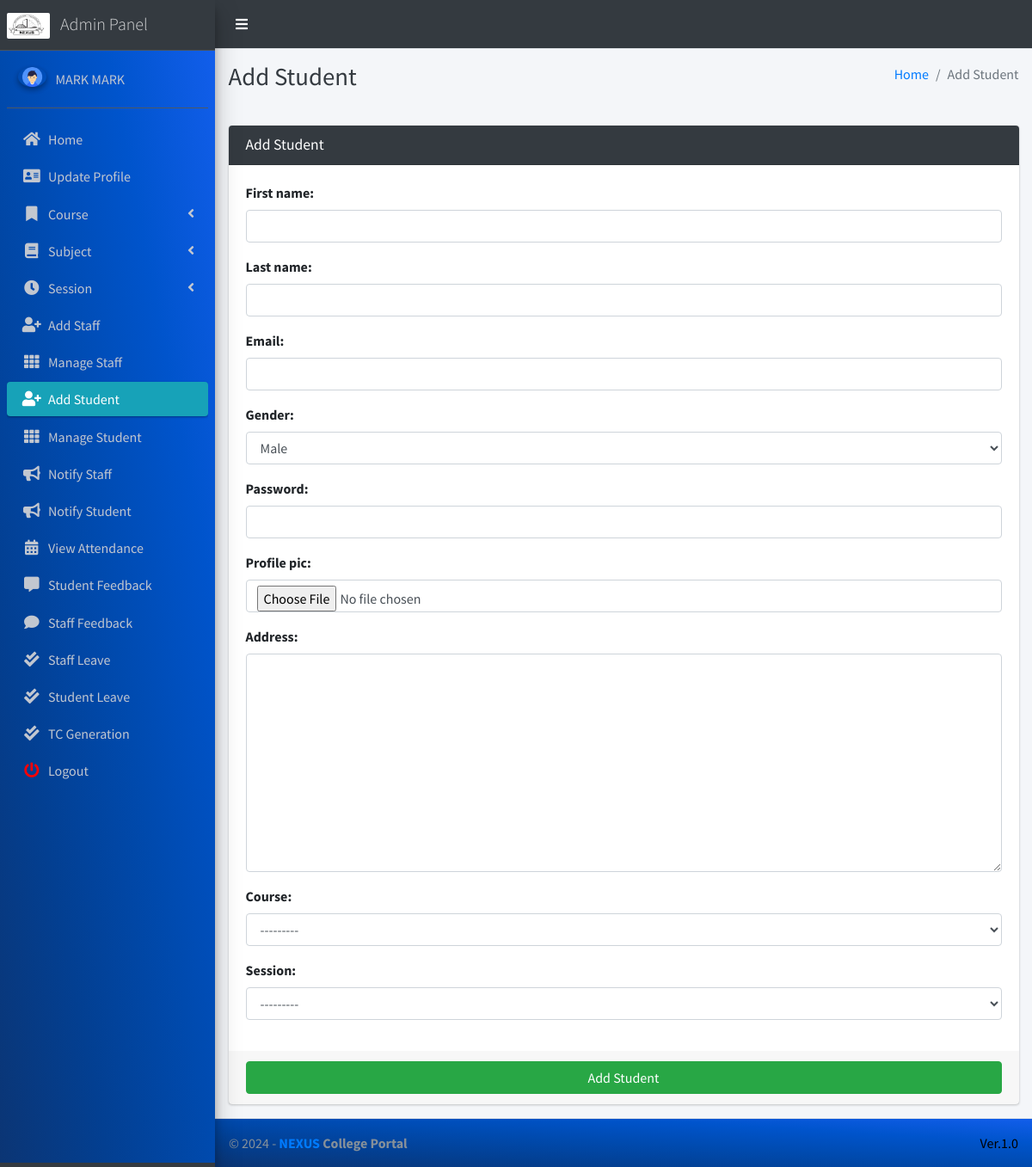
The app's page /student/add/ (signed in) with its own data.
### main_app/models.py (models this page shows)
class CustomUser(AbstractUser):
    USER_TYPE = ((1, "HOD"), (2, "Staff"), (3, "Student"))
    GENDER = [("M", "Male"), ("F", "Female")]
    username = None  # Removed username, using email instead
    email = models.EmailField(unique=True)
    user_type = models.CharField(default=1, choices=USER_TYPE, max_length=1)
    gender = models.CharField(max_length=1, choices=GENDER)
    profile_pic = models.ImageField()
    address = models.TextField()
    fcm_token = models.TextField(default="")  # For firebase notifications
    created_at = models.DateTimeField(auto_now_add=True)
    updated_at = models.DateTimeField(auto_now=True)
    USERNAME_FIELD = "email"
    REQUIRED_FIELDS = []
    objects = CustomUserManager()
    def __str__(self):
        return  self.first_name + " " + self.last_name

### main_app/hod_views.py (the view, shortened to what this page needs)
# urls.py: path("student/add/", hod_views.add_student, name='add_student'),
def add_student(request):
    student_form = StudentForm(request.POST or None, request.FILES or None)
    context = {'form': student_form, 'page_title': 'Add Student'}
    return render(request, 'hod_template/add_student_template.html', context)

### main_app/forms.py
class StudentForm(CustomUserForm):
    def __init__(self, *args, **kwargs):
        super(StudentForm, self).__init__(*args, **kwargs)
    class Meta(CustomUserForm.Meta):
        model = Student
        fields = CustomUserForm.Meta.fields + \
            ['course', 'session']

### main_app/models.py (called while the page is built)
    def __str__(self):
        return "From " + str(self.start_year) + " to " + str(self.end_year)

    def __str__(self):
        return self.name

### main_app/templates/hod_template/add_student_template.html (shortened to what this page needs)
{% extends 'main_app/base.html' %}
{% load static %}
{% block page_title %}{{page_title}}{% endblock page_title %}
{% block content %}
<section class="content">
    <div class="container-fluid">
        <div class="row">
            <div class="col-md-12">
                <div class="card card-dark">
                    <div class="card-header">
                        <h3 class="card-title">{{page_title}}</h3>
                    </div>
                    {% include "main_app/form_template.html" with messages=messages  form=form button_text="Add Student"%}
                </div>
            </div>
        </div>
    </div>
</section>
{% endblock content %}

### main_app/templates/main_app/sidebar_template.html (shortened to what this page needs)
{% load static %}
<aside class="main-sidebar sidebar-dark-info elevation-4">
    {% if request.user.user_type == '1' %}
    <a href="{% url 'admin_home' %}" class="brand-link">
        <img src="{% static 'dist/img/NEXUS.png' %}" alt="" style="width: 50px; height: 30px; border-radius: 2px;">
        <span class="brand-text font-weight-light ml-2"  >Admin Panel</span>
    </a>
    <div class="sidebar" style="background-image: linear-gradient(to right top, #0b3574, #033f91, #004aae, #0054cc, #125eeb);">
        <div class="user-panel mt-3 pb-3 mb-3 d-flex">
            <div class="image">
                <img src="{{ request.user.profile_pic}}" class="img-circle elevation-2" alt="User Image">
            </div>
            <div class="info">
                <a href="#" class="d-block">{{user}}</a>
            </div>
        </div>
        <nav class="mt-2">
            <ul class="nav nav-pills nav-sidebar flex-column" data-widget="treeview" role="menu" data-accordion="false">
                <li class="nav-item">
                    {% url 'admin_home' as admin_home %}
                    <a href="{{admin_home}}" class="nav-link {% if admin_home == request.path %} active {% endif %}">
                        <i class="nav-icon fas fa-home"></i>
                        <p>
                            Home
                        </p>
                    </a>
                </li>
                <li class="nav-item">
                    {% url 'admin_view_profile' as admin_view_profile %}
                    <a href="{{admin_view_profile}}"
                        class="nav-link {% if admin_view_profile == request.path %} active {% endif %}">
                        <i class="nav-icon fas fa-address-card"></i>
                        <p>
                            Update Profile
                        </p>
                    </a>
                </li>
                <li class="nav-item has-treeview">
                    <a href="#" class="nav-link" >
                        <i class="nav-icon fas fa-bookmark"></i>
                        <p>
                            Course
                            <i class="fas fa-angle-left right"></i>
                        </p>
                    </a>
                </li>
                <li class="nav-item has-treeview">
                    <a href="#" class="nav-link">
                        <i class="nav-icon fas fa-book"></i>
                        <p>
                            Subject
                            <i class="fas fa-angle-left right"></i>
                        </p>
                    </a>
                </li>
                <li class="nav-item has-treeview">
                    <a href="#" class="nav-link">
                        <i  class="nav-icon fas fa-clock"></i>
                        <p>
                            Session
                            <i class="fas fa-angle-left right"></i>
                        </p>
                    </a>
                </li>
                <li class="nav-item">
                    {% url 'add_staff' as add_staff %}
                    <a href="{{add_staff}}" class="nav-link {% if add_staff == request.path %} active {% endif %}">
                        <i class="nav-icon fas fa-user-plus"></i>
                        <p>
                            Add Staff
                        </p>
                    </a>
                </li>
                <li class="nav-item">
                    {% url 'manage_staff' as manage_staff %}
                    {% url 'edit_staff' staff_id as edit_staff %}
                    <a href="{{manage_staff}}"
                        class="nav-link {% if manage_staff == request.path or request.path == edit_staff %} active {% endif %}">
                        <i class="nav-icon fas fa-th"></i>
                        <p>
                            Manage Staff
                        </p>
                    </a>
                </li>
                <li class="nav-item">
                    {% url 'add_student' as add_student%}
                    <a href="{{add_student}}" class="nav-link  {% if add_student == request.path %} active {% endif %}">
                        <i class="nav-icon fas fa-user-plus"></i>
                        <p>
                            Add Student
                        </p>
                    </a>
                </li>
                <li class="nav-item">
                    {% url 'manage_student' as manage_student %}
                    {% url 'edit_student' student_id as edit_student %}
                    <a href="{{manage_student}}"
                        class="nav-link  {% if edit_student == request.path or manage_student == request.path %} active {% endif %}">
                        <i class="nav-icon fas fa-th"></i>
                        <p>
                            Manage Student
                        </p>
                    </a>
                </li>
                <li class="nav-item">
                    {% url 'admin_notify_staff' as admin_notify_staff %}
                    <a href="{{admin_notify_staff}}"
                        class="nav-link {% if admin_notify_staff == request.path %} active {% endif %}">
                        <i class="nav-icon fas fa-bullhorn"></i>
                        <p>
                            Notify Staff
                        </p>
                    </a>
                </li>
                <li class="nav-item">
                    {% url 'admin_notify_student' as admin_notify_student %}
                    <a href="{{admin_notify_student}}"
                        class="nav-link {% if admin_notify_student == request.path %} active {% endif %}">
                        <i class="nav-icon fas fa-bullhorn"></i>
                        <p>
                            Notify Student
                        </p>
                    </a>
                </li>
                <li class="nav-item">
                    {% url 'admin_view_attendance' as admin_view_attendance %}
                <li class="nav-item">
                    <a href="{{admin_view_attendance}}"
                        class="nav-link  {% if admin_view_attendance == request.path %} active {% endif %}">
                        <i class="nav-icon fas fa-calendar-alt"></i>
                        <p>
                            View Attendance
                        </p>
                    </a>
                </li>
                <li class="nav-item">
                    {% url 'student_feedback_message' as student_feedback_message %}
                    <a href="{{ student_feedback_message }}"
                        class="nav-link  {% if student_feedback_message == request.path %} active {% endif %}">
                        <i class="nav-icon fas fa-comment-alt"></i>
                        <p>
                            Student Feedback
                        </p>
                    </a>
                </li>
                <li class="nav-item">
                    {% url 'staff_feedback_message' as staff_feedback_message %}
                    <a href="{{staff_feedback_message}}"
                        class="nav-link   {% if staff_feedback_message == request.path %} active {% endif %}">
                        <i  class="nav-icon fas fa-comment"></i>
                        <p>
                            Staff Feedback
                        </p>
                    </a>
                </li>
                <li class="nav-item">
                    {% url 'view_staff_leave' as view_staff_leave %}
                    <a href="{{view_staff_leave}}"
                        class="nav-link  {% if view_staff_leave == request.path %} active {% endif %}">
                        <i  class="nav-icon fas fa-check-double"></i>
                        <p>
                            Staff Leave
                        </p>
                    </a>
                </li>
                <li class="nav-item">
                    {% url 'view_student_leave' as view_student_leave %}
                    <a href="{% url 'view_student_leave' %}"
                        class="nav-link  {% if view_student_leave == request.path %} active {% endif %}">
                        <i  class="nav-icon fas fa-check-double"></i>
                        <p>
                            Student Leave
                        </p>
                    </a>
                    <a href="{% url 'tcgeneration' %}"
                    class="nav-link  {% if view_student_leave == request.path %} active {% endif %}">
                    <i  class="nav-icon fas fa-check-double"></i>
                    <p>
                        TC Generation
                    </p>
                </a>
                </li>
                                        {% endif %}
                                        <li class="nav-item">
                                            <a href="{% url 'user_logout' %}"
                                                onclick="return confirm('Your session would be terminated.\n\nProceed?')"
                                                class="nav-link">
                                                <i  style="color: #ff0000"  class="nav-icon fas fa-power-off"></i>
                                                <p>
                                                    Logout
                                                </p>
                                            </a>
                                        </li>
                                    </ul>
                                </nav>
                            </div>
</aside>

### records on screen
CustomUser: user.profile_pic (picture), first_name+last_name "MARK MARK"

### other values on screen
{{ page_title }} "Add Student"
{{ field.label_tag }} "First name:" "Last name:" "Email:" "Gender:" "Password:" "Profile pic:" "Address:" "Course:" "Session:"
{{ button_text }} "Add Student"
